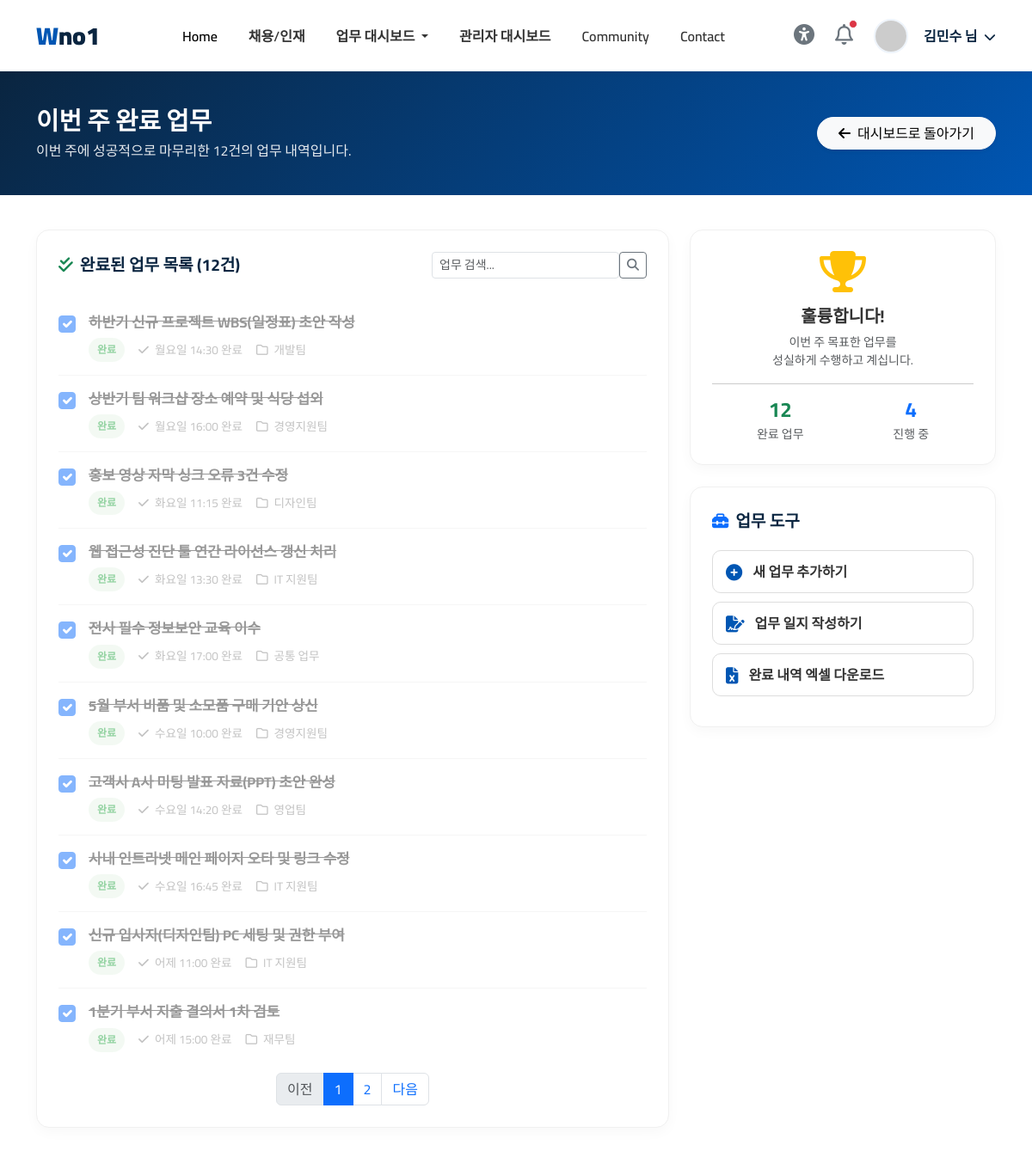
Screenshot of /completed_jobs (signed in) with the database file from the repository.
### tables this page shows
CREATE TABLE jobs (
        id INTEGER PRIMARY KEY AUTOINCREMENT,
        user_id INTEGER,
        work_date TEXT,
        category TEXT,
        title TEXT NOT NULL,
        details TEXT,
        issues TEXT,
        dept TEXT DEFAULT '공통 업무',
        due_label TEXT DEFAULT '',
        status TEXT DEFAULT 'progress',
        created_at TEXT DEFAULT (datetime('now','localtime'))
    );

### routers/jobs.py (the view)
@router.get("/completed_jobs", response_class=HTMLResponse)
async def completed_jobs(request: Request, q: str = "", page: int = 1):
    if not check_login(request):
        return RedirectResponse(url="/login", status_code=303)
    u = get_current_user(request)
    uid = u["user_id"]
    conn = get_sqlite()
    per_page = 10
    count_params: list = [uid]
    count_sql = "SELECT COUNT(*) FROM jobs WHERE user_id=? AND status='done'"
    params: list = [uid]
    sql = "SELECT * FROM jobs WHERE user_id=? AND status='done'"
    if q:
        sql += " AND title LIKE '%'||?||'%'"; params.append(q)
        count_sql += " AND title LIKE '%'||?||'%'"; count_params.append(q)
    try:
        total = conn.execute(count_sql, count_params).fetchone()[0]
        sql += " ORDER BY id DESC LIMIT ? OFFSET ?"; params += [per_page, (page - 1) * per_page]
        done_jobs = with_status_meta(conn.execute(sql, params).fetchall())
        progress_count = conn.execute(
            "SELECT COUNT(*) FROM jobs WHERE user_id=? AND status!='done'", (uid,)).fetchone()[0]
    finally:
        conn.close()
    return templates.TemplateResponse(
        request=request, name="/apps/complete_job.html", context={
            "request": request, "page_title": "완료 업무",
            "user_name": u["user_name"],
            "done_jobs": done_jobs, "done_count": total, "progress_count": progress_count,
            "q": q, "page": page, "total_pages": max(1, (total + per_page - 1) // per_page),
        }
    )

### templates/apps/complete_job.html (shortened to what this page needs)
<!DOCTYPE html>
<html lang="ko">
{% include 'common/header.html' %}
<body>
{% include 'common/topbar.html' %}
<div class="dash-header">
 <div class="container d-flex justify-content-between align-items-center">
 <div>
 <h2>이번 주 완료 업무</h2>
 <p>이번 주에 성공적으로 마무리한 {{ done_count }}건의 업무 내역입니다.</p>
</div>
 <div>
 <a href="/emp_dash" class="btn btn-light rounded-pill px-4 shadow-sm">
 <i class="fas fa-arrow-left me-2"></i>대시보드로 돌아가기
</a>
</div>
</div>
</div>
<div class="container pb-5">
 <div class="row mt-2">
 <div class="col-lg-8">
 <div class="content-card">
 <div class="card-title d-flex justify-content-between align-items-center mb-4">
 <span><i class="fas fa-check-double me-2 text-success"></i>완료된 업무 목록 ({{ done_count }}건)</span>
 <form method="get" action="/completed_jobs" class="d-flex" style="width: 250px;">
 <input type="text" name="q" class="form-control form-control-sm" placeholder="업무 검색..." value="{{ q }}">
 <button class="btn btn-sm btn-outline-secondary" type="submit"><i class="fas fa-search"></i></button>
</form>
</div>
 <div class="task-list">
 {% for t in done_jobs %}
 <div class="task-item opacity-50">
 <input class="form-check-input task-checkbox" type="checkbox" id="ctask{{ t.id }}" checked
 onchange="toggleJob({{ t.id }}, this)">
 <div class="task-content">
 <label class="task-title text-decoration-line-through" for="ctask{{ t.id }}">{{ t.title }}</label>
 <div class="task-meta d-flex align-items-center gap-3">
 <span class="badge-status status-done">완료</span>
 {% if t.due_label %}<span><i class="fas fa-check"></i> {{ t.due_label }}</span>{% endif %}
 {% if t.dept %}<span><i class="far fa-folder"></i> {{ t.dept }}</span>{% endif %}
</div>
</div>
</div>
 {% else %}
 <p class="text-center text-muted py-4">완료된 업무가 없습니다.</p>
 {% endfor %}
</div>
 <nav aria-label="Page navigation" class="mt-4">
 <ul class="pagination justify-content-center mb-0">
 <li class="page-item {% if page <= 1 %}disabled{% endif %}">
 <a class="page-link" href="/completed_jobs?page={{ page-1 }}&q={{ q }}">이전</a>
</li>
 {% for p in range(1, total_pages+1) %}
 <li class="page-item {% if p == page %}active{% endif %}">
 <a class="page-link" href="/completed_jobs?page={{ p }}&q={{ q }}">{{ p }}</a>
</li>
 {% endfor %}
 <li class="page-item {% if page >= total_pages %}disabled{% endif %}">
 <a class="page-link" href="/completed_jobs?page={{ page+1 }}&q={{ q }}">다음</a>
</li>
</ul>
</nav>
</div>
</div>
 <div class="col-lg-4">
 <div class="content-card text-center py-4">
 <div class="mb-3">
 <i class="fas fa-trophy fa-3x text-warning"></i>
</div>
 <h5 class="fw-bold">훌륭합니다!</h5>
 <p class="text-muted small mb-0">이번 주 목표한 업무를<br>성실하게 수행하고 계십니다.</p>
 <hr class="my-3">
 <div class="d-flex justify-content-around text-center">
 <div>
 <h4 class="text-success mb-0 fw-bold">{{ done_count }}</h4>
 <span class="small text-muted">완료 업무</span>
</div>
 <div>
 <h4 class="text-primary mb-0 fw-bold">{{ progress_count }}</h4>
 <span class="small text-muted">진행 중</span>
</div>
</div>
</div>
 <div class="content-card">
 <div class="card-title">
 <span><i class="fas fa-toolbox me-2 text-primary"></i>업무 도구</span>
</div>
 <a href="/new_job" class="tool-btn">
 <i class="fas fa-plus-circle"></i> 새 업무 추가하기
</a>
 <a href="/job_diary" class="tool-btn">
 <i class="fas fa-file-signature"></i> 업무 일지 작성하기
</a>
 <a href="/report_export" class="tool-btn">
 <i class="fas fa-file-excel"></i> 완료 내역 엑셀 다운로드
</a>
</div>
</div>
</div>
</div>
</body>
</html>

### templates/common/header.html (style rules this page uses)
:root { --primary-blue: #0056b3; --light-blue: #eef4fb; --dark-blue: #0a2540; --text-color: #333333; --gray-bg: #f8f9fa; --success-color: #28a745; --warning-color: #ffc107; --danger-color: #dc3545; }
body { font-family: 'Cairo', sans-serif; color: var(--text-color); background-color: #ffffff; }
.dash-header { background: linear-gradient(135deg, var(--dark-blue) 0%, var(--primary-blue) 100%); padding: 40px 0; color: white; margin-bottom: 40px; }
.dash-header h2 { font-weight: 700; font-size: 1.8rem; margin-bottom: 5px; }
.dash-header p { opacity: 0.9; margin: 0; }
.content-card { background: #fff; border-radius: 15px; padding: 25px; box-shadow: 0 5px 15px rgba(0,0,0,0.03); margin-bottom: 25px; border: 1px solid #f0f0f0; }
.card-title { font-weight: 700; color: var(--dark-blue); font-size: 1.2rem; margin-bottom: 20px; display: flex; justify-content: space-between; align-items: center; }
.badge-status { padding: 5px 10px; border-radius: 20px; font-size: 0.75rem; font-weight: 700; }
.status-done { background-color: #e8f5e9; color: var(--success-color); }
.task-item { display: flex; align-items: flex-start; padding: 15px 0; border-bottom: 1px solid #eee; }
.task-item:last-child { border-bottom: none; padding-bottom: 0; }
.task-checkbox { margin-top: 4px; margin-right: 15px; width: 20px; height: 20px; cursor: pointer; }
.task-content { flex-grow: 1; }
.task-title { font-weight: 700; color: var(--text-color); margin-bottom: 5px; font-size: 1.05rem; }
.task-meta { font-size: 0.85rem; color: #888; }
.task-meta i { margin-right: 4px; }
.tool-btn { display: flex; align-items: center; padding: 12px 15px; border-radius: 10px; background-color: #fff; border: 1px solid #ddd; color: var(--text-color); text-decoration: none; font-weight: 600; margin-bottom: 10px; transition: all 0.2s; }
.tool-btn i { font-size: 1.2rem; margin-right: 12px; color: var(--primary-blue); }

### rows the page displays
jobs: title "하반기 신규 프로젝트 WBS(일정표) 초안 작성", due_label "월요일 14:30 완료", dept "개발팀"
jobs: title "상반기 팀 워크샵 장소 예약 및 식당 섭외", due_label "월요일 16:00 완료", dept "경영지원팀"
jobs: title "홍보 영상 자막 싱크 오류 3건 수정", due_label "화요일 11:15 완료", dept "디자인팀"
jobs: title "웹 접근성 진단 툴 연간 라이선스 갱신 처리", due_label "화요일 13:30 완료", dept "IT 지원팀"
jobs: title "전사 필수 정보보안 교육 이수", due_label "화요일 17:00 완료", dept "공통 업무"
jobs: title "5월 부서 비품 및 소모품 구매 기안 상신", due_label "수요일 10:00 완료", dept "경영지원팀"
jobs: title "고객사 A사 미팅 발표 자료(PPT) 초안 완성", due_label "수요일 14:20 완료", dept "영업팀"
jobs: title "사내 인트라넷 메인 페이지 오타 및 링크 수정", due_label "수요일 16:45 완료", dept "IT 지원팀"
jobs: title "신규 입사자(디자인팀) PC 세팅 및 권한 부여", due_label "어제 11:00 완료", dept "IT 지원팀"
jobs: title "1분기 부서 지출 결의서 1차 검토", due_label "어제 15:00 완료", dept "재무팀"

### other values shown
{{ user_name }} "김민수"
{{ done_count }} "12"
{{ p }} "1" "2"
{{ progress_count }} "4"
